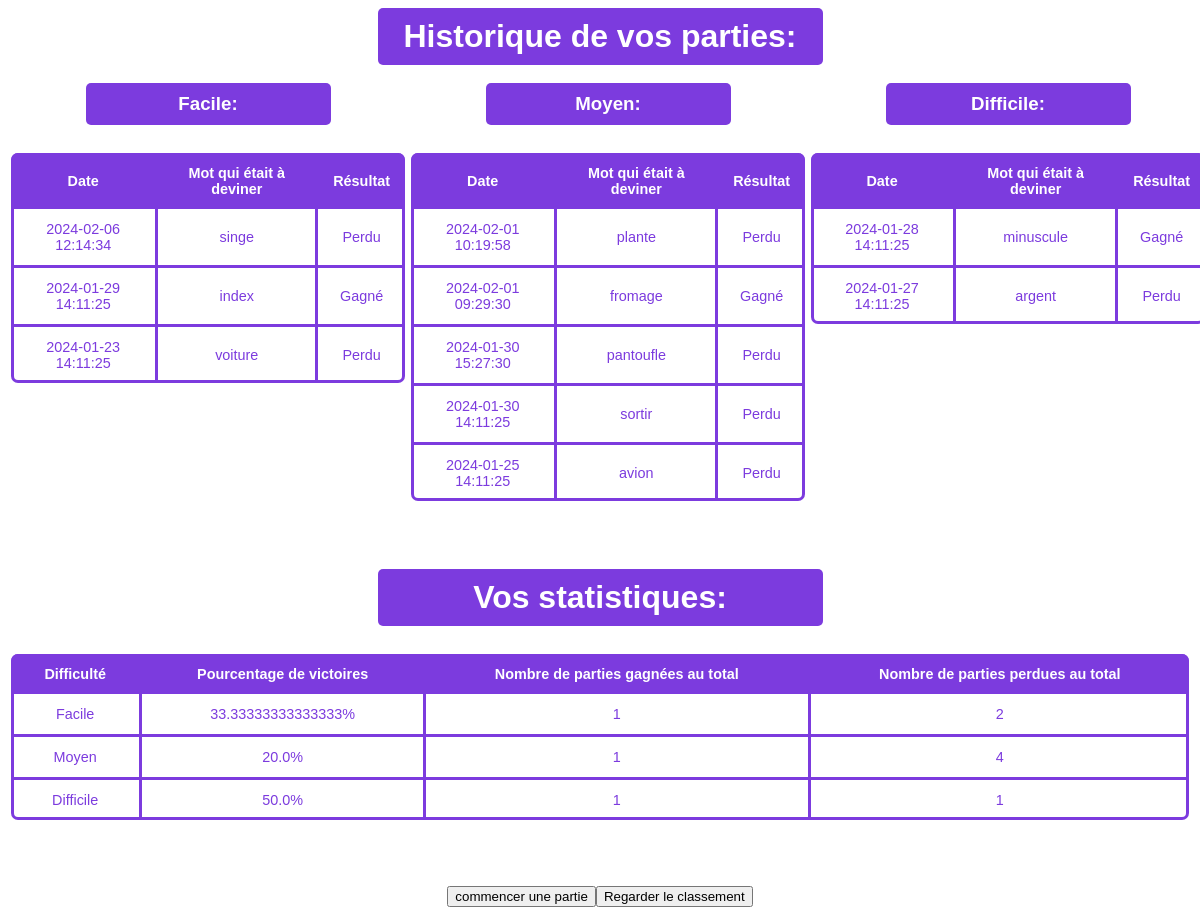
Page /historique (signed in) on the earlier database version.
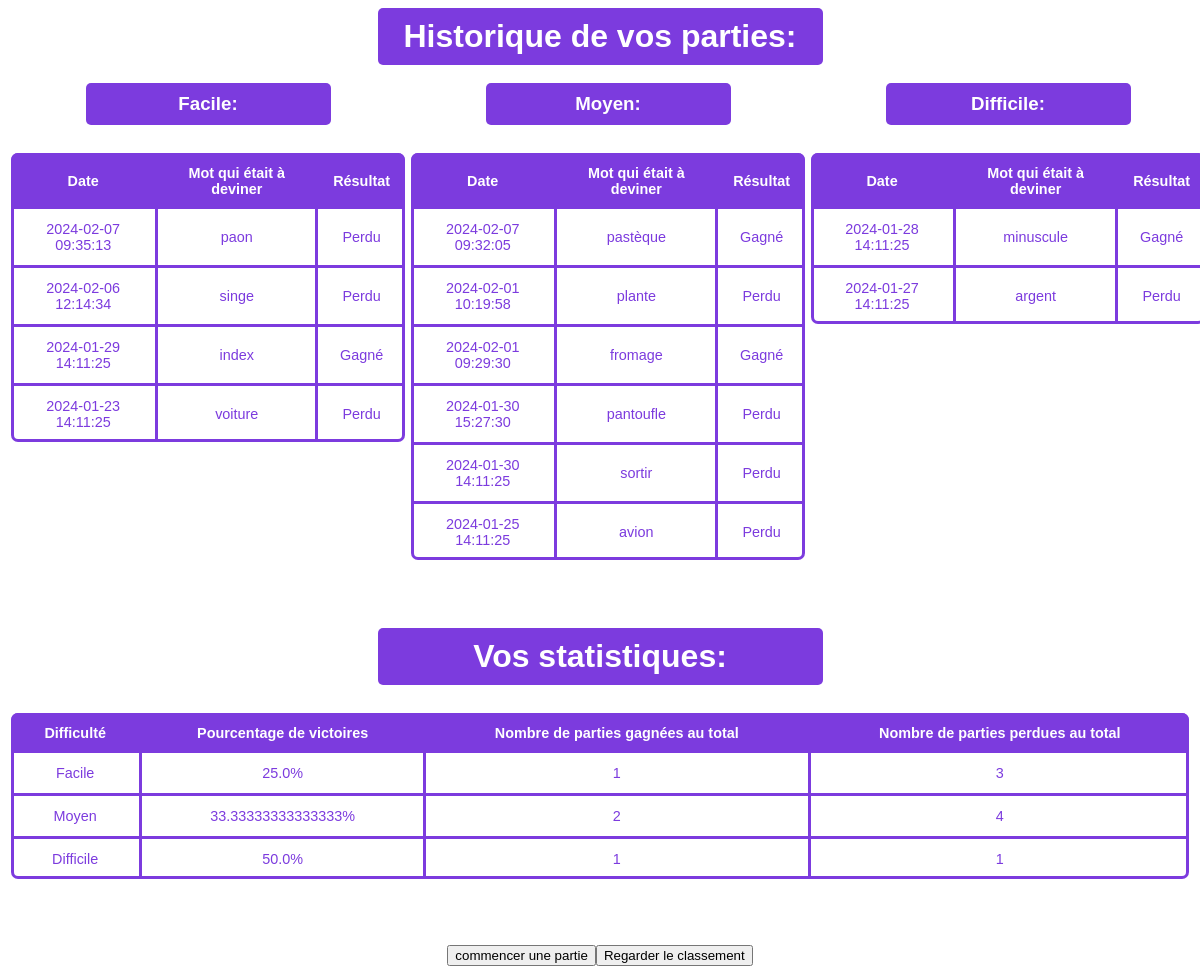
Same page on the later database version.
### tables this page shows
CREATE TABLE Partie (
    Partie_Id INTEGER PRIMARY KEY AUTOINCREMENT,
    Date_Du_Jeu DATETIME DEFAULT CURRENT_TIMESTAMP,
    Mot_A_Deviner VARCHAR,
    Gagne_Facile INTEGER DEFAULT 0,
    Perdu_Facile INTEGER DEFAULT 0,
    Gagne_Moyen INTEGER DEFAULT 0,
    Perdu_Moyen INTEGER DEFAULT 0,
    Gagne_Difficile INTEGER DEFAULT 0,
    Perdu_Difficile INTEGER DEFAULT 0,
    Resultat VARCHAR DEFAULT NULL,
    Difficulty VARCHAR DEFAULT NULL,
    User_Id INTEGER,
    FOREIGN KEY(User_Id) REFERENCES User(US_Id)
);

### app.py (the view)
@app.route('/historique')
def historique():
    user_id = session.get('user_id')
    historique_data = get_historique_data(user_id)
    return render_template('historique.html', **historique_data)

### app.py (called while the page is built)
def connect_db():
    db_path = 'Pendu.db'
    print(f"Connecté à la base de données : {db_path}")
    return sqlite3.connect(db_path)

### templates/historique.html (shortened to what this page needs)
<!DOCTYPE html>
<html lang="fr">
<head>
    <link rel="stylesheet" href="/static/style3.css">
</head>
<body>
    <div class="title-container">
        <h1>Historique de vos parties:</h1>
    </div>
    <br>
    <div class="table-container">
        <div class="table-section difficulty-section">
            <div class="section-text">
                <h3>Facile:</h3>
            </div>
            <table class="content-table">
                <thead>
                    <tr>
                        <th>Date</th>
                        <th>Mot qui était à deviner</th>
                        <th>Résultat</th>
                    </tr>
                </thead>
                <tbody>
                    {% for game in game_history_facile %}
                    <tr>
                        <td>{{ game[0] }}</td>
                        <td>{{ game[1] }}</td>
                        <td>{{ game[2] }}</td>
                    </tr>
                    {% endfor %}
                </tbody>
            </table>
        </div>
        <div class="table-section difficulty-section">
            <div class="section-text">
                <h3>Moyen:</h3>
            </div>
            <table class="content-table">
                <thead>
                    <tr>
                        <th>Date</th>
                        <th>Mot qui était à deviner</th>
                        <th>Résultat</th>
                    </tr>
                </thead>
                <tbody>
                    {% for game in game_history_moyen %}
                    <tr>
                        <td>{{ game[0] }}</td>
                        <td>{{ game[1] }}</td>
                        <td>{{ game[2] }}</td>
                    </tr>
                    {% endfor %}
                </tbody>
            </table>
        </div>
        <div class="table-section difficulty-section">
            <div class="section-text">
                <h3>Difficile:</h3>
            </div>
            <table class="content-table">
                <thead>
                    <tr>
                        <th>Date</th>
                        <th>Mot qui était à deviner</th>
                        <th>Résultat</th>
                    </tr>
                </thead>
                <tbody>
                    {% for game in game_history_difficile %}
                    <tr>
                        <td>{{ game[0] }}</td>
                        <td>{{ game[1] }}</td>
                        <td>{{ game[2] }}</td>
                    </tr>
                    {% endfor %}
                </tbody>
            </table>
        </div>
    </div>
    <div class="title-container">
        <h1>Vos statistiques:</h1>
    </div>
    <table class="content-table">
        <thead>
            <tr>
                <th>Difficulté</th>
                <th>Pourcentage de victoires</th>
                <th>Nombre de parties gagnées au total</th>
                <th>Nombre de parties perdues au total</th>
            </tr>
        </thead>
        <tbody>
            <tr>
                <td>Facile</td>
                <td>{{ pourcentage_facile }}%</td>
                <td>{{ total_gagne_facile }}</td>
                <td>{{ total_perdu_facile }}</td>
            </tr>
            <tr>
                <td>Moyen</td>
                <td>{{ pourcentage_moyen }}%</td>
                <td>{{ total_gagne_moyen }}</td>
                <td>{{ total_perdu_moyen }}</td>
            </tr>
            <tr>
                <td>Difficile</td>
                <td>{{ pourcentage_difficile }}%</td>
                <td>{{ total_gagne_difficile }}</td>
                <td>{{ total_perdu_difficile }}</td>
            </tr>
        </tbody>
    </table>
    <br>
    <div class="bouton-section">
        <a href="/recommencer_une_partie">
            <input type="button" value="commencer une partie" />
        </a>
        <a href="/classement_total">
            <input type="button" value="Regarder le classement" />
        </a>
    </div>
</body>
</html>

### static/style3.css (style rules this page uses)
* { font-family: sans-serif; }
h1, h3 { text-align: center; color: #ffffff; }
body { background-color: rgb(255, 255, 255); }
.bouton-section { display: flex; justify-content: center; margin-top: 20px; }
.title-container { background-color: #7c3bde; color: #ffffff; text-align: center; padding: 10px; border-radius: 5px; margin-bottom: 20px; max-width: 425px; margin: 0 auto; }
.title-container h1, .title-container h3 { margin: 0; }
.table-container { display: flex; justify-content: space-around; margin-bottom: 20px; }
.content-table th, .content-table td { padding: 12px 15px; border-right: 3px solid #7c3bde; border-left: 3px solid #7c3bde; text-align: center; color: #ffffff; border-radius: 0 0 -5px -5px; }
.content-table tbody tr { border-bottom: 3px solid #7c3bde; color: #ffffff; }
.content-table { border-collapse: collapse; margin: 25px 0; font-size: 0.9em; min-width: 400px; overflow: hidden; flex-direction: row; justify-content: center; align-items: center; width: 100%; max-width: 1450px; margin: 25px auto; background: #ffffff; border-radius: 10px; border: 3px solid #7c3bde; }
.content-table thead tr { background-color: #7c3bde; color: #ffffff; text-align: center; font-weight: bold; border-radius: 10px 10px 0 0; }
.content-table { box-shadow: inset 0 0 0 3px #7c3bde; }
.content-table tbody tr td { color: #7c3bde; }
.difficulty-section { text-align: center; margin-bottom: 20px; }
.difficulty-section .section-text { background-color: #7c3bde; color: #ffffff; padding: 10px; border-radius: 5px; }
.difficulty-section .section-text h3 { margin: 0; }
.section-text { max-width: 225px; margin: 0 auto; }

Differences in the rows shown:
added Partie: Date_Du_Jeu "2024-02-07 09:35:13", Mot_A_Deviner "paon", Resultat "Perdu", shown under "Facile:"
added Partie: Date_Du_Jeu "2024-02-07 09:32:05", Mot_A_Deviner "pastèque", Resultat "Gagné", shown under "Moyen:"
Other differences:
{{ pourcentage_facile }}: "33.33333333333333" → "25.0"
{{ total_perdu_facile }}: "2" → "3"
{{ pourcentage_moyen }}: "20.0" → "33.33333333333333"
{{ total_gagne_moyen }}: "1" → "2"
